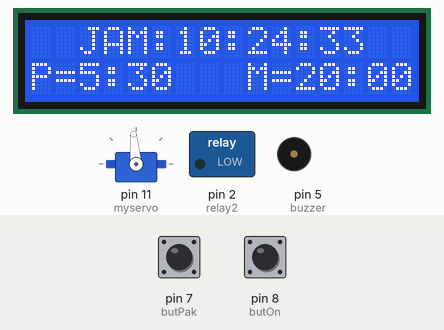
This sketch was run on a simulated Arduino Uno, built with avr-gcc and run on an emulated ATmega328P. Parts: 16×2 character LCD, servo, switched loads named in the sketch (green lamp = pin HIGH), buzzer (waves = sounding). The inputs (shaded band) are chosen by the test bench; at power-on: pin 7 (butPak) LOW, pin 8 (butOn) LOW. The local clock reads 2024-03-15 10:24:30 at power-on unless the sketch sets it.

Above: at 3.7 s.
3.8 s: pin 7 (butPak) pulled HIGH for 0.15 s
At 4.6 s:
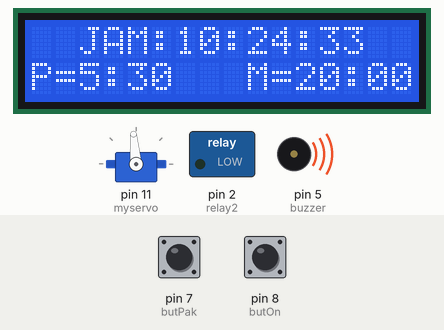
6.7 s: pin 8 (butOn) pulled HIGH for 3.2 s
At 9.7 s:
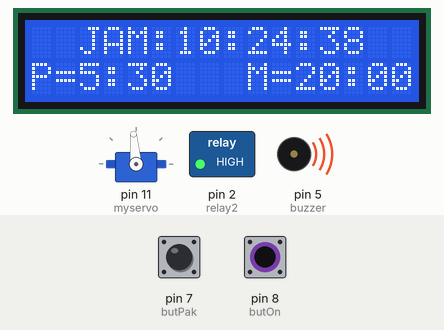
11.4 s: pin 7 (butPak) pulled HIGH for 1 s
At 12.71 s:
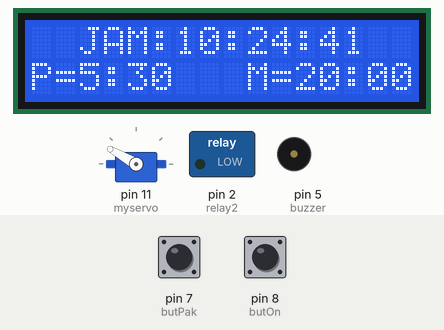
13.0 s: pin 8 (butOn) pulled HIGH for 1 s
At 15.5 s:
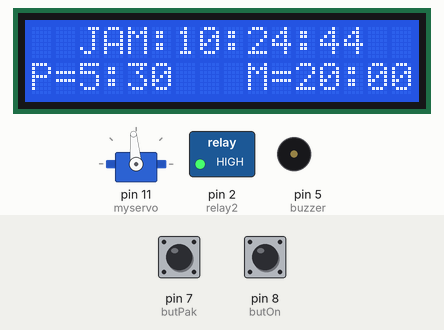
17.0 s: pin 7 (butPak) pulled HIGH for 0.15 s
At 18.31 s:
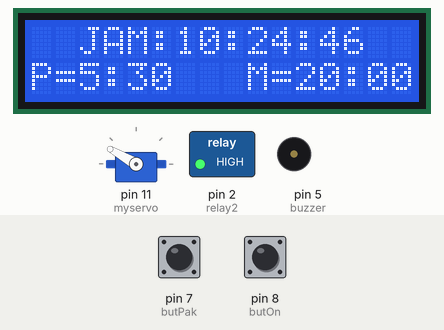
Timing chart, 0 to 20.0 s (numbered marks = the images above; inputs shaded):
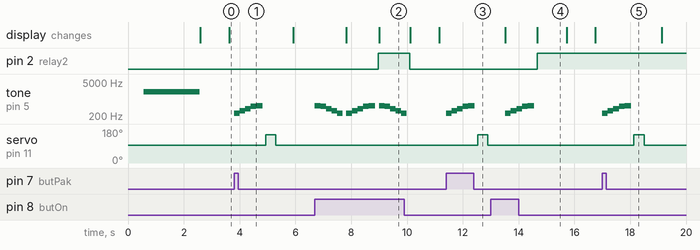

Measured:
- after the input at 3.8 s, tone on pin 5 (buzzer): plays 261 Hz for 0.20 s, 329 Hz for 0.20 s, 392 Hz for 0.20 s, 493 Hz for 0.20 s, 523 Hz for 0.24 s, starting at once; servo on pin 11 (myservo): 95° → 150° after 1.1 s, → 95° 0.36 s later
- after the input at 6.7 s, pin 2 (relay2): LOW → HIGH after 2.3 s, → LOW 1.1 s later; tone on pin 5 (buzzer): plays 523 Hz for 0.20 s, 493 Hz for 0.20 s, 392 Hz for 0.20 s, 329 Hz for 0.20 s, 261 Hz for 0.20 s, 261 Hz for 0.20 s … (15 notes in this stretch), starting at once
- after the input at 11.4 s, tone on pin 5 (buzzer): plays 261 Hz for 0.20 s, 329 Hz for 0.20 s, 392 Hz for 0.20 s, 493 Hz for 0.20 s, 523 Hz for 0.24 s, starting at once; servo on pin 11 (myservo): 95° → 150° after 1.1 s, → 95° 0.36 s later
- after the input at 13.0 s, pin 2 (relay2): LOW → HIGH after 1.7 s; tone on pin 5 (buzzer): plays 261 Hz for 0.20 s, 329 Hz for 0.20 s, 392 Hz for 0.20 s, 493 Hz for 0.20 s, 523 Hz for 0.24 s, starting after 0.53 s
- after the input at 17.0 s, tone on pin 5 (buzzer): plays 261 Hz for 0.20 s, 329 Hz for 0.20 s, 392 Hz for 0.20 s, 493 Hz for 0.20 s, 523 Hz for 0.24 s, starting at once; servo on pin 11 (myservo): 95° → 150° after 1.1 s, → 95° 0.36 s later
- what the display in image 4 shows lasts 1.0 s, from 14.7 s to 15.7 s

The sketch:

DS3231_FishFeeder_Lamp_Control.ino
```cpp
/*---------------------LAMP&FISH FEEDER CONTROL-------------------------*/
/*-----------------Source Code by Habib.m @Hab_mz-----------------------*/
/*--------------Modified & Adapted by Habib.m @Hab_mz-------------------*/
/*------------------------------V4.2------------------------------------*/
/*----------------------------------------------------------------------*/
/*------------------------------SERVO-----------------------------------*/
#include <Servo.h>
Servo myservo;
/*-------------------------------LCD------------------------------------*/
#include <LCD.h>
#include <LiquidCrystal_I2C.h>
#include <Wire.h>
LiquidCrystal_I2C lcd(0x3F ,2,1,0,4,5,6,7,3, POSITIVE);
/*-----------------------------DS3231-----------------------------------*/
#include <DS3231.h>
DS3231 rtc(SDA,SCL);
String hari;
String waktu;
String tanggal;
/*---------------------------PUSHBUTTON---------------------------------*/
unsigned long waktulcd=0;
int butPak=7;
int butOn=8;
int count;

const int buzzer = 5;
const int relay2=2;

void setup() {
  rtc.begin();
  lcd.begin(16, 2);
  //Serial.begin(115200);
  pinMode(relay2,OUTPUT);
  digitalWrite(relay2,LOW);
  pinMode(buzzer, OUTPUT);
  pinMode(butPak,INPUT);
  pinMode(butOn,INPUT);
                        //rtc.setTime(16,54,00);
  myservo.attach(11);
  myservo.write(95);
  delay(500);
  myservo.detach();
  tone(buzzer, 2000); delay(2000); noTone(buzzer);
}

void loop() {
unsigned long waktusekarang = millis();
if(waktusekarang-waktulcd >= 1000){
  waktu=rtc.getTimeStr();
  //Serial.println(waktu);
    lcd.setCursor(2,0);lcd.print("JAM:"); lcd.print(rtc.getTimeStr());
    lcd.setCursor(0,1);
    lcd.print("P=");lcd.print("5"); lcd.print(":");lcd.print("30   ");
    lcd.print("M=");lcd.print("20");lcd.print(":");lcd.print("00");
  //Serial.println(waktusekarang);
  waktulcd=millis();
}
/*---------------------------BUTTON-------------------------------*/
if(digitalRead(butPak) == HIGH ){
    //Serial.println("pakan");
    buzPakan();
    pakan();
  }
else if(digitalRead(butOn) == HIGH){
    if(count==0){
      //Serial.println("lampu mati");
      buzLampu();
      digitalWrite(relay2,LOW);
      count++;
    }
    else if(count==1){
      //Serial.println("lampu hidup");
      buzPakan();
      digitalWrite(relay2,HIGH);
      count--;
    }
}
/*---------------------------PAKAN-------------------------------*/

if(waktu=="06:30:01"){
    //Serial.println("Morning Feed!!");
    buzPakan();
    pakan();
  }
else if(waktu=="18:30:01"){
    //Serial.println("Night Feed!!");
    buzPakan();
    pakan();
  }

/*-----------------------------LAMPU----------------------------------*/

if(waktu=="05:30:01"){
    //Serial.println("Lamp ON!!");
    buzPakan();
    digitalWrite(relay2,HIGH);
  }
else if(waktu=="07:00:01"){
    //Serial.println("Lamp OFF");
    buzLampu();
    digitalWrite(relay2,LOW);
  }
else if(waktu=="17:30:01"){
    //Serial.println("Lamp ON!!");
    buzPakan();
    digitalWrite(relay2,HIGH);
  }
else if(waktu=="20:00:01"){
    //Serial.println("Lamp OFF");
    buzLampu();
    digitalWrite(relay2,LOW);
  }
else if(waktu=="23:00:01"){
    //Serial.println("Lamp OFF");
    buzLampu();
    digitalWrite(relay2,LOW);
  }
}

/*-----------------------------VOID----------------------------------*/

void pakan(){
      myservo.attach(11);
      myservo.write(150);
      delay(350);
      myservo.detach();
      delay(10);

      myservo.attach(11);
      myservo.write(95);
      delay(500);
      myservo.detach();
      delay(100);

//      myservo.attach(11);
//      myservo.write(150);
//      delay(300);
//      myservo.detach();
//      delay(10);
//
//      myservo.attach(11);
//      myservo.write(95);
//      delay(500);
//      myservo.detach();
//      delay(100);
}
void buzPakan(){
      tone(buzzer, 261);
      delay(200);
      tone(buzzer, 329);
      delay(200);
      tone(buzzer, 392);
      delay(200);
      tone(buzzer, 493);
      delay(200);
      tone(buzzer, 523);
      delay(235);
      noTone(buzzer);
      delay(100);
}
void buzLampu(){
      tone(buzzer, 523);
      delay(200);
      tone(buzzer, 493);
      delay(200);
      tone(buzzer, 392);
      delay(200);
      tone(buzzer, 329);
      delay(200);
      tone(buzzer, 261);
      delay(200);
      noTone(buzzer);
      delay(100);
}


/*------------------------------@Hab_Mz--------------------------------*/
/*--------------------------------V1.0---------------------------------*/
/*
/*------------------------------SERVO-----------------------------------
#include <Servo.h>
Servo myservo;
/*------------------------------LCD-----------------------------------
#include <LCD.h>
#include <LiquidCrystal_I2C.h>
#include <Wire.h>
LiquidCrystal_I2C lcd(0x3F ,2,1,0,4,5,6,7,3, POSITIVE);
/*-----------------------------DS3231---------------------------------
#include <DS3231.h>
DS3231 rtc(SDA,SCL);
const int buzzer = A0;
const int relay2=11;
bool on=LOW;
bool off=HIGH;
String hari;
String waktu;
String tanggal;

void setup() {
  rtc.begin();
  lcd.begin(16, 2);
  Serial.begin(9600);
  pinMode(relay2,OUTPUT);
  digitalWrite(relay2,off);
pinMode(buzzer, OUTPUT);
}

void loop() {
  hari=rtc.getDOWStr();
  waktu=rtc.getTimeStr();
  tanggal=rtc.getDateStr();
  Serial.println(waktu);
    lcd.setCursor(2,0);lcd.print("JAM:"); lcd.print(rtc.getTimeStr());
    lcd.setCursor(0,1);
    lcd.print("P=");   lcd.print("5"); lcd.print(":");lcd.print("30");
    lcd.print("   M=");lcd.print("20");lcd.print(":");lcd.print("00");
    delay(1000);
/*---------------------------MAKAN PAGI-------------------------------
  if(waktu=="06:30:00"){
    for(int i = 0; i<5; i++){
        tone(buzzer, 600);
        delay(200);
        tone(buzzer, 500);
        delay(200);
        noTone(buzzer);
        delay(100);
    }
  Serial.println("Morning Feed!!");
    pakan();
  }
else if(waktu=="06:30:15"){
    noTone(buzzer);
    Serial.println("Feed stop");

  }
/*---------------------------MAKAN MALAM------------------------------
  if(waktu=="18:30:00"){
    for(int i = 0; i<5; i++){
        tone(buzzer, 600);
        delay(200);
        tone(buzzer, 500);
        delay(200);
        noTone(buzzer);
        delay(100);
    }
    Serial.println("Night Feed!!");
    pakan();
  }

else if(waktu=="18:30:15"){
  noTone(buzzer);
    Serial.println("Feed stop");

  }
/*-----------------------------LAMPU----------------------------------*
  if(waktu=="05:30:00"){
    for(int i = 0; i<2; i++){
    tone(buzzer, 800);
    delay(200);
    tone(buzzer, 1200);
    delay(200);
    noTone(buzzer);
    delay(200);
    }
    Serial.println("Lamp ON!!");
    digitalWrite(relay2,off);
  }

else if(waktu=="11:00:00"){
    for(int i = 0; i<2; i++){
    tone(buzzer, 800);
    delay(200);
    tone(buzzer, 1200);
    delay(200);
    noTone(buzzer);
    delay(200);
    }
    Serial.println("Lamp OFF");
    digitalWrite(relay2,on);
  }

if(waktu=="13:30:00"){
    for(int i = 0; i<2; i++){
    tone(buzzer, 800);
    delay(200);
    tone(buzzer, 1200);
    delay(200);
    noTone(buzzer);
    delay(200);
    }
    Serial.println("Lamp ON!!");
    digitalWrite(relay2,off);
  }

else if(waktu=="20:00:00"){
    for(int i = 0; i<2; i++){
    tone(buzzer, 800);
    delay(200);
    tone(buzzer, 1200);
    delay(200);
    noTone(buzzer);
    delay(200);
    }
    Serial.println("Lamp OFF");
    digitalWrite(relay2,on);
  }

  if(waktu=="23:00:00"){
    for(int i = 0; i<1; i++){
    tone(buzzer, 800);
    delay(200);
    tone(buzzer, 1200);
    delay(200);
    noTone(buzzer);
    delay(200);
    }
    Serial.println("Lamp ON!!");
    digitalWrite(relay2,on);
  }

else if(waktu=="20:00:00"){
    for(int i = 0; i<1; i++){
    tone(buzzer, 800);
    delay(200);
    tone(buzzer, 1200);
    delay(200);
    noTone(buzzer);
    delay(200);
    }
    Serial.println("Lamp OFF");
    digitalWrite(relay2,on);
  }
}

void pakan(){
    for (int i = 1; i <= 2; i ++) {
     for (int pos = 60; pos >= 5; pos -= 1) {
            myservo.attach(9);
            myservo.write(pos);
            delay(7);}
     myservo.detach();
     delay(50);
     for (int pos = 12; pos <= 65; pos += 1) {
            myservo.attach(9);
            myservo.write(pos);
            delay(7);}
     myservo.detach();
     delay(50);}
}

  //rtc.setDOW(THURSDAY);
  //rtc.setTime(14,20,0);
  //rtc.setDate(23,1,2020);

  */
```
